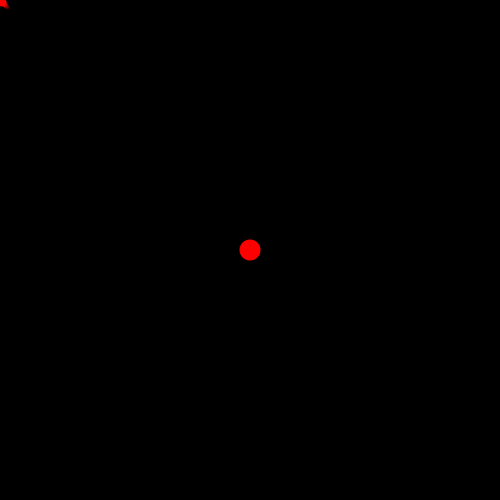
Frame 1 (no input)
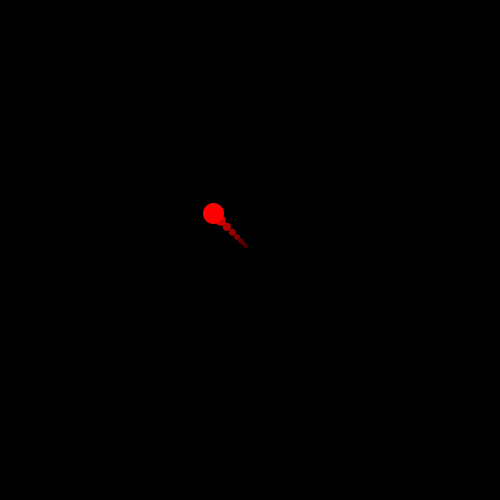
Frame 60 (the mouse pressed at the canvas centre just before this capture)
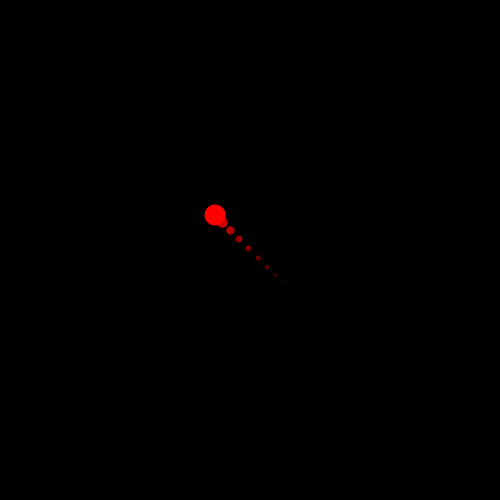
Frame 120 (the mouse held since frame 60 and released just before this capture)

The Processing sketch that drew these frames (run headless with seeded random() and noise(); from frame 60 on, the mouse is pressed at the canvas centre):

// Processing sketch: Orbit
// ── Orbit.pde
void setup() {
  size(500, 500);
  noStroke();
  initStuff();
  //noCursor();
};

int alength=10;
float[] stuffx;
float[] stuffy;

void initStuff() {
  stuffx = new float[alength];
  for (int i = 0; i<alength; i++){
    stuffx[i]=i;
  }
  stuffy = new float[alength];
  for (int i = 0; i<alength; i++){
    stuffy[i]=i;
  }
}

float x=250;
float y=250;
float v=1;
float xv;
float yv;
float pxv=0;
float pyv=0;
double drag=0.1;
void draw() {
  background(0);
  xv=v*(mouseX-x)/(sqrt( pow((mouseX-x),2) + pow((mouseY-y), 2)) +0.1);
  yv=v*(mouseY-y)/(sqrt( pow((mouseX-x),2) + pow((mouseY-y), 2)) +0.1);
  stuffx[0] = x;
  stuffy[0] = y;
  for( int i = alength-1; i > 0; i--){
    stuffx[i] = stuffx[i-1];
    stuffy[i] = stuffy[i-1];
  }
  for (int i = 0; i<alength; i++){
    fill(255, 0, 0, 255-255*i/alength);
    ellipse(stuffx[i], stuffy[i], 2.1*20/(i+2), 2.1*20/(i+2) );
  }
  pxv+=xv-drag;
  pyv+=yv-drag;
  if (x<0){
    pxv*=-1;
    x=1;
  }
  if (x>width){
    pxv*=-1;
    x=width+1;
  }
  if (y<0){
    pyv*=-1;
    y=1;
  }
  if (y>height){
    pyv*=-1;
    y=height+1;
  }
  x+=pxv;
  y+=pyv;
};
